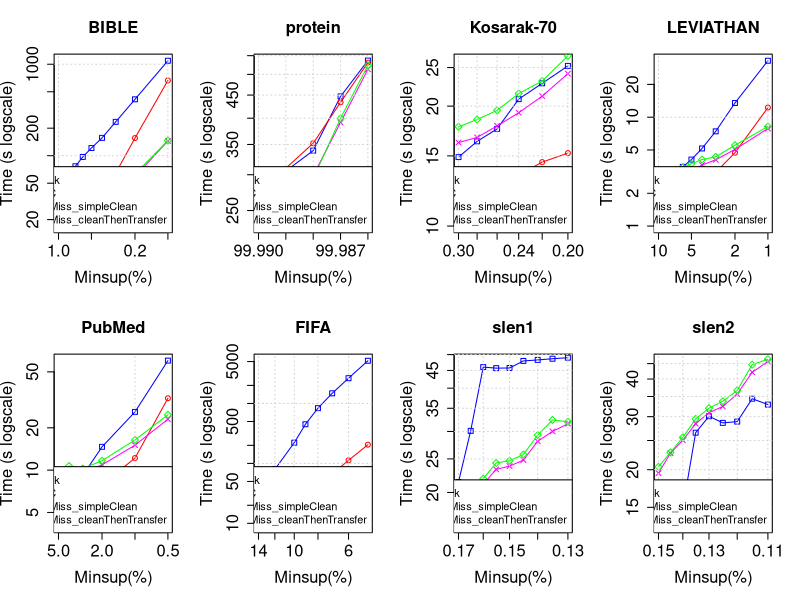

Write the R code that produced this figure.
tiff("MmEsLpMiss_CleanBeforeLocal.png", width=18, height=9, units='in', res=120)
par(mfrow=c(2,4), cex.lab=1.5, cex.axis=1.5, cex.main=1.5, cex.sub=1.5)

#BIBLE
#DATA
x <- c(0.01, 0.009, 0.008, 0.007, 0.006, 0.005, 0.004, 0.003, 0.002, 0.001)*100

zero <- c(52796, 54313, 65238, 76671, 96842, 121262, 156699, 234465, 413217, 1092148)/1000
one <- c(18850, 18071, 17611, 19872, 23860, 33086, 44031, 64446, 155871, 664830)/1000
two <- c(28351, 20613, 21988, 21630, 25407, 28760, 34332, 42121, 59129, 144700)/1000
three <- c(26555, 21638, 21920, 23982, 25759, 30153, 34436, 44334, 63001, 146520)/1000

#PLOT
plot(x, zero, log = "xy", type="o", pch=0, xlab="Minsup(%)",ylab="Time (s logscale)", col="blue", xlim = rev(range(x)), ylim=c(17, 1092))
lines(x, one, col="red", type="o", pch=1)
lines(x, two, col="magenta", type="o", pch=4)
lines(x, three, col="green", type="o", pch=5)
title(main="BIBLE", cex.lab=1.5, cex.axis=1.5, cex.main=1.5, cex.sub=1.5)
grid()
legend("bottomright", legend=c("BaseSpark", "BasePPIC", "MmEsLpMiss_simpleClean", "MmEsLpMiss_cleanThenTransfer"), lty=c(1,1),lwd=c(2,2), col=c("blue", "red", "magenta", "green"), cex = 1)

#protein
#DATA
x <- c(0.9999, 0.99988, 0.99987, 0.99986)*100

zero <- c(275420, 339255, 446968, 536502)/1000
one <- c(273254, 352139, 433728, 530863)/1000
two <- c(236981, 298804, 391152, 513338)/1000
three <- c(231751, 294266, 399726, 523552)/1000

#PLOT
plot(x, zero, log = "xy", type="o", pch=0, xlab="Minsup(%)",ylab="Time (s logscale)", col="blue", xlim = rev(range(x)), ylim=c(231, 536))
lines(x, one, col="red", type="o", pch=1)
lines(x, two, col="magenta", type="o", pch=4)
lines(x, three, col="green", type="o", pch=5)
title(main="protein", cex.lab=1.5, cex.axis=1.5, cex.main=1.5, cex.sub=1.5)
grid()
legend("bottomright", legend=c("BaseSpark", "BasePPIC", "MmEsLpMiss_simpleClean", "MmEsLpMiss_cleanThenTransfer"), lty=c(1,1),lwd=c(2,2), col=c("blue", "red", "magenta", "green"), cex = 1)

#Kosarak-70
#DATA
x <- c(0.003, 0.0028, 0.0026, 0.0024, 0.0022, 0.002)*100

zero <- c(14897, 16315, 17535, 20827, 22818, 25235)/1000
one <- c(10677, 11312, 11903, 13425, 14473, 15247)/1000
two <- c(16207, 16695, 17845, 19250, 21191, 24124)/1000
three <- c(17756, 18512, 19519, 21515, 23124, 26741)/1000

#PLOT
plot(x, zero, log = "xy", type="o", pch=0, xlab="Minsup(%)",ylab="Time (s logscale)", col="blue", xlim = rev(range(x)), ylim=c(10, 26))
lines(x, one, col="red", type="o", pch=1)
lines(x, two, col="magenta", type="o", pch=4)
lines(x, three, col="green", type="o", pch=5)
title(main="Kosarak-70", cex.lab=1.5, cex.axis=1.5, cex.main=1.5, cex.sub=1.5)
grid()
legend("bottomright", legend=c("BaseSpark", "BasePPIC", "MmEsLpMiss_simpleClean", "MmEsLpMiss_cleanThenTransfer"), lty=c(1,1),lwd=c(2,2), col=c("blue", "red", "magenta", "green"), cex = 1)

#LEVIATHAN
#DATA
x <- c(0.1, 0.09, 0.08, 0.07, 0.06, 0.05, 0.04, 0.03, 0.02, 0.01)*100

zero <- c(2295, 2312, 2516, 3105, 3496, 4080, 5163, 7414, 13505, 33000)/1000
one <- c(1729, 1793, 1857, 1919, 2077, 2306, 2672, 3117, 4718, 12253)/1000
two <- c(2746, 2609, 2725, 2889, 3212, 3208, 3636, 4063, 5061, 7866)/1000
three <- c(2947, 3110, 3124, 3251, 3461, 3733, 4081, 4329, 5527, 8213)/1000

#PLOT
plot(x, zero, log = "xy", type="o", pch=0, xlab="Minsup(%)",ylab="Time (s logscale)", col="blue", xlim = rev(range(x)), ylim=c(1, 33))
lines(x, one, col="red", type="o", pch=1)
lines(x, two, col="magenta", type="o", pch=4)
lines(x, three, col="green", type="o", pch=5)
title(main="LEVIATHAN", cex.lab=1.5, cex.axis=1.5, cex.main=1.5, cex.sub=1.5)
grid()
legend("bottomright", legend=c("BaseSpark", "BasePPIC", "MmEsLpMiss_simpleClean", "MmEsLpMiss_cleanThenTransfer"), lty=c(1,1),lwd=c(2,2), col=c("blue", "red", "magenta", "green"), cex = 1)

#PubMed
#DATA
x <- c(0.05, 0.04, 0.03, 0.02, 0.01, 0.005)*100

zero <- c(6549, 7547, 9177, 14644, 25945, 60113)/1000
one <- c(4767, 5261, 6040, 7894, 12184, 32451)/1000
two <- c(8387, 8745, 9591, 10901, 15052, 23029)/1000
three <- c(9212, 10699, 10272, 11668, 16387, 24768)/1000

#PLOT
plot(x, zero, log = "xy", type="o", pch=0, xlab="Minsup(%)",ylab="Time (s logscale)", col="blue", xlim = rev(range(x)), ylim=c(4, 60))
lines(x, one, col="red", type="o", pch=1)
lines(x, two, col="magenta", type="o", pch=4)
lines(x, three, col="green", type="o", pch=5)
title(main="PubMed", cex.lab=1.5, cex.axis=1.5, cex.main=1.5, cex.sub=1.5)
grid()
legend("bottomright", legend=c("BaseSpark", "BasePPIC", "MmEsLpMiss_simpleClean", "MmEsLpMiss_cleanThenTransfer"), lty=c(1,1),lwd=c(2,2), col=c("blue", "red", "magenta", "green"), cex = 1)

#FIFA
#DATA
x <- c(0.14, 0.12, 0.1, 0.09, 0.08, 0.07, 0.06, 0.05)*100

zero <- c(34465, 79626, 221550, 449631, 834468, 1476503, 2639619, 5160952)/1000
one <- c(9423, 13932, 21048, 31249, 43581, 66511, 112528, 204980)/1000
two <- c(21749, 23663, 28585, 31912, 36089, 41339, 51483, 81367)/1000
three <- c(21487, 23352, 27675, 30099, 34273, 39596, 50538, 78498)/1000

#PLOT
plot(x, zero, log = "xy", type="o", pch=0, xlab="Minsup(%)",ylab="Time (s logscale)", col="blue", xlim = rev(range(x)), ylim=c(9, 5160))
lines(x, one, col="red", type="o", pch=1)
lines(x, two, col="magenta", type="o", pch=4)
lines(x, three, col="green", type="o", pch=5)
title(main="FIFA", cex.lab=1.5, cex.axis=1.5, cex.main=1.5, cex.sub=1.5)
grid()
legend("bottomright", legend=c("BaseSpark", "BasePPIC", "MmEsLpMiss_simpleClean", "MmEsLpMiss_cleanThenTransfer"), lty=c(1,1),lwd=c(2,2), col=c("blue", "red", "magenta", "green"), cex = 1)

#slen1
#DATA
x <- c(0.0017, 0.00165, 0.0016, 0.00155, 0.0015, 0.00145, 0.0014, 0.00135, 0.0013)*100

zero <- c(21433, 30124, 46018, 45696, 45741, 47937, 48250, 48646, 48981)/1000
two <- c(16109, 19190, 21142, 23318, 23831, 24810, 28111, 30013, 31588)/1000
three <- c(16570, 19902, 21919, 24334, 24709, 25738, 29292, 32392, 31989)/1000

#PLOT
plot(x, zero, log = "xy", type="o", pch=0, xlab="Minsup(%)",ylab="Time (s logscale)", col="blue", xlim = rev(range(x)), ylim=c(16, 48))
lines(x, two, col="magenta", type="o", pch=4)
lines(x, three, col="green", type="o", pch=5)
title(main="slen1", cex.lab=1.5, cex.axis=1.5, cex.main=1.5, cex.sub=1.5)
grid()
legend("bottomright", legend=c("BaseSpark", "MmEsLpMiss_simpleClean", "MmEsLpMiss_cleanThenTransfer"), lty=c(1,1),lwd=c(2,2), col=c("blue", "magenta", "green"), cex = 1)

#slen2
#DATA
x <- c(0.0015, 0.00145, 0.0014, 0.00135, 0.0013, 0.00125, 0.0012, 0.00115, 0.0011)*100

zero <- c(13258, 14335, 14949, 26537, 30083, 28606, 28885, 34413, 32900)/1000
two <- c(19480, 22694, 25047, 28425, 30926, 32442, 35665, 42130, 45709)/1000
three <- c(20445, 22825, 25604, 29482, 32010, 33751, 36669, 44653, 46566)/1000

#PLOT
plot(x, zero, log = "xy", type="o", pch=0, xlab="Minsup(%)",ylab="Time (s logscale)", col="blue", xlim = rev(range(x)), ylim=c(13, 46))
lines(x, two, col="magenta", type="o", pch=4)
lines(x, three, col="green", type="o", pch=5)
title(main="slen2", cex.lab=1.5, cex.axis=1.5, cex.main=1.5, cex.sub=1.5)
grid()
legend("bottomright", legend=c("BaseSpark", "MmEsLpMiss_simpleClean", "MmEsLpMiss_cleanThenTransfer"), lty=c(1,1),lwd=c(2,2), col=c("blue", "magenta", "green"), cex = 1)

dev.off()
